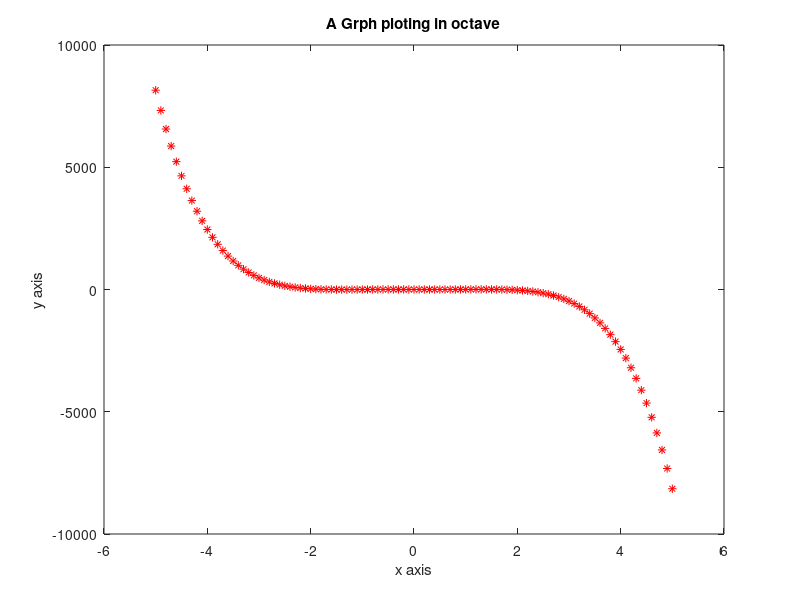

This chart was generated by the following MATLAB code:
x = linspace(-5, 5, 101);
y = -3*x.^5 + 10*x.^3 - 5*x + 1;
z = [x' y']
plot(x, y, '*r')
xlabel('x axis');
ylabel('y axis');
title('A Grph ploting in octave');